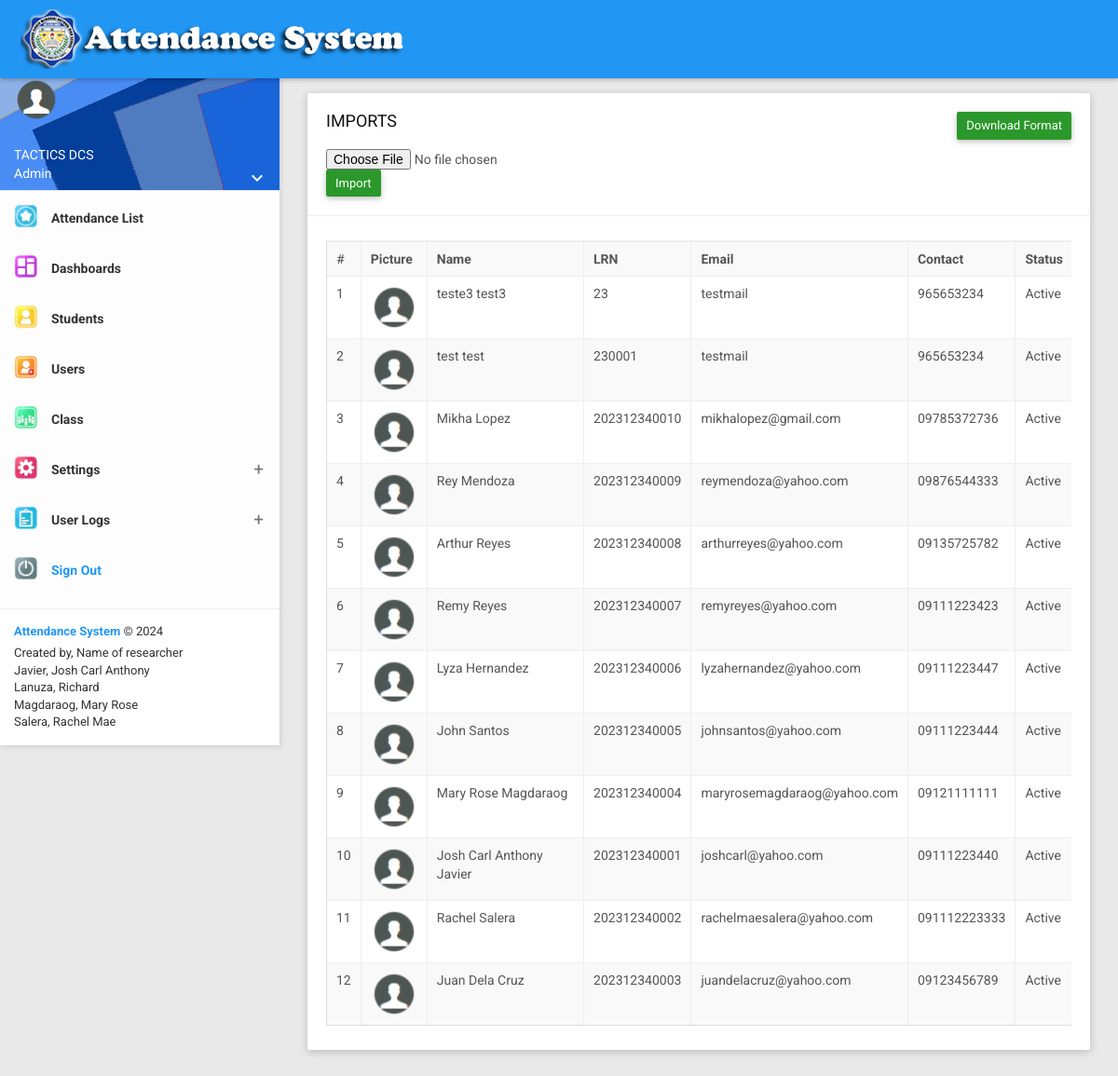
The page /main/import.php (signed in) on the database its author committed.
### tables this page shows
CREATE TABLE `tbl_students` (
  `id` int(11) NOT NULL,
  `studNo` text NOT NULL,
  `fname` text NOT NULL,
  `lname` text NOT NULL,
  `mname` text NOT NULL,
  `bday` varchar(50) NOT NULL,
  `age` int(11) NOT NULL,
  `username` text NOT NULL,
  `password` text NOT NULL,
  `email` text NOT NULL,
  `contact` text NOT NULL,
  `address` text NOT NULL,
  `gender` enum('Male','Female') NOT NULL,
  `section` text NOT NULL,
  `gr_yr` varchar(50) NOT NULL,
  `status` enum('Active','Inactive') NOT NULL DEFAULT 'Inactive',
  `pic` varchar(255) NOT NULL DEFAULT 'default.png',
  `trackFace` varchar(255) NOT NULL DEFAULT '0',
  `TrainedFaces` varchar(255) NOT NULL,
  `logStatus` varchar(50) NOT NULL
);

### config.php (called while the page is built, shortened)
<?php
function db_connect()
{
  $hostname="localhost";
  $username="root";
  $password="";
  $dbname="webfaceattendancedb";
    $db = new PDO("mysql:host=$hostname;dbname=$dbname", $username, $password);
    $db->setAttribute(PDO::ATTR_ERRMODE, PDO::ERRMODE_EXCEPTION);
    return $db;
}
function my_query($qry)
{
    $db = db_connect();
    $query = $qry;
    $value = $db->query($query);
    return $value;
}
?>

### main/import.php (the view, shortened to what this page needs)
<?php include_once('layout/head.php'); ?>
    <section class="content">
        <div class="container-fluid">
            <div class="row clearfix">
                <div class="col-lg-12 col-md-12 col-sm-12 col-xs-12">
                    <div class="card">
                        <div class="header">
                            <a  class="btn right btn-success btn-sm" href="http://localhost/gfmnhs/main/format/importmoo.csv" download>Download Format</a>
                            <h2>
                                <?=strtoupper('Imports');?>
                            </h2>
                            <br/>
                            <form class="" action="" method="post" enctype="multipart/form-data">
                           <input type="file" name="excel" accept=".csv" required>
                           <button class="btn btn-success btn-sm" type="submit" name="import">Import</button>
</form>
                        </div>
                        <div class="body">
<div class="table-responsive">
                                <table class="table table-bordered table-striped table-hover js-basic-example dataTable">
    <tr>
        <td>#</td>
        <th>Picture</th>
        <th>Name</th>
        <th>LRN</th>
        <th>Email</th>
        <th>Contact</th>
        <th>Status</th>
    </tr>
    <?php
    $i = 1;
    $rows = my_query("SELECT *,CONCAT(fname,' ',lname)name  FROM tbl_students ORDER BY id DESC");
    foreach ($rows as $row) :
        ?>
        <tr>
            <td> <?= $i; ?></td>
            <td><img src="../images/student/<?= $row['pic']; ?>" width="50px"></td>
            <td> <?= $row['name']; ?></td>
            <td> <?= $row['studNo']; ?></td>
            <td> <?= $row['email']; ?></td>
            <td> <?= $row['contact']; ?></td>
            <td> <?= $row['status']; ?></td>
        </tr>
    <?php $i+=1;  endforeach; ?>
</table>
                            </div>
                        </div>
                    </div>
                </div>
            </div>
        </div>
    </section>
<?php include_once('layout/footer.php'); ?>

### rows shown on the page
tbl_students: pic (placeholder picture), name "teste3 test3", studNo "23", email "testmail", contact "965653234", status "Active"
tbl_students: pic (placeholder picture), name "test test", studNo "230001", email "testmail", contact "965653234", status "Active"
tbl_students: pic (placeholder picture), name "Mikha Lopez", studNo "202312340010", email "mikhalopez@gmail.com", contact "09785372736", status "Active"
tbl_students: pic (placeholder picture), name "Rey Mendoza", studNo "202312340009", email "reymendoza@yahoo.com", contact "09876544333", status "Active"
tbl_students: pic (placeholder picture), name "Arthur Reyes", studNo "202312340008", email "arthurreyes@yahoo.com", contact "09135725782", status "Active"
tbl_students: pic (placeholder picture), name "Remy Reyes", studNo "202312340007", email "remyreyes@yahoo.com", contact "09111223423", status "Active"
tbl_students: pic (placeholder picture), name "Lyza Hernandez", studNo "202312340006", email "lyzahernandez@yahoo.com", contact "09111223447", status "Active"
tbl_students: pic (placeholder picture), name "John Santos", studNo "202312340005", email "johnsantos@yahoo.com", contact "09111223444", status "Active"
tbl_students: pic (placeholder picture), name "Mary Rose Magdaraog", studNo "202312340004", email "maryrosemagdaraog@yahoo.com", contact "09121111111", status "Active"
tbl_students: pic (placeholder picture), name "Josh Carl Anthony Javier", studNo "202312340001", email "joshcarl@yahoo.com", contact "09111223440", status "Active"
tbl_students: pic (placeholder picture), name "Rachel Salera", studNo "202312340002", email "rachelmaesalera@yahoo.com", contact "091112223333", status "Active"
tbl_students: pic (placeholder picture), name "Juan Dela Cruz", studNo "202312340003", email "juandelacruz@yahoo.com", contact "09123456789", status "Active"

### other values the page prints
$_SESSION['name'] "TACTICS DCS"
$user_role "Admin"
$system_title "Attendance System"
